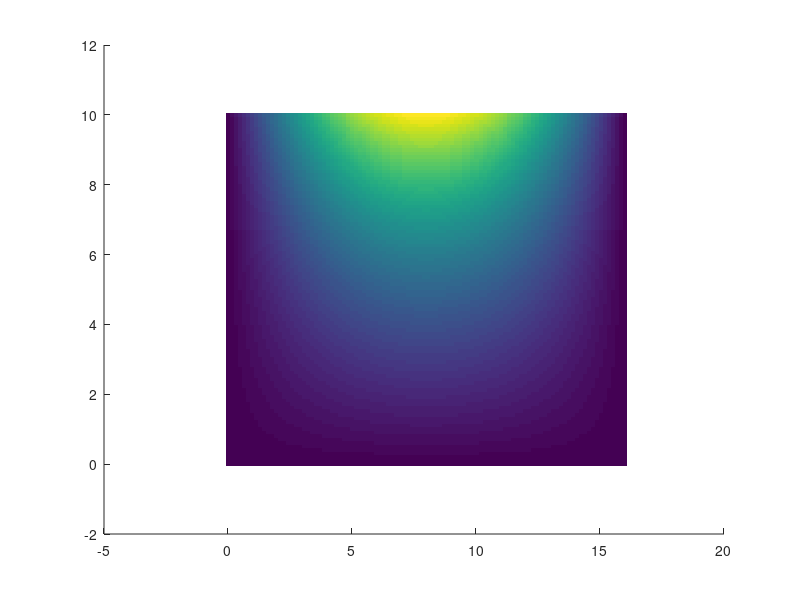

MATLAB code for this plot: (Note: this script raises an error after producing the figure.)
function analytical_solution(a_cm, b_cm, V_0, N_x, N_y)
% ANALYTICAL_SOLUTION  Plot the analytical solution of the scalar electric
% potential in a rectangular covered trough with Dirichlet boundary
% conditions.
%
% DESCRIPTION:
%   This function computes and plots the electric scalar potential 
%   Phi_e(x, y) governed by Laplace's equation in a rectangular a x b
%   cross-section metallic tube ('covered trough'). Three sides are held at
%   zero potential, and the top face is excited with a sinusoidal voltage
%   profile.
%
%   The solution is derived using the method of separation of variables.
%
% SYNTAX:
%   analytical_solution(a_cm, b_cm, V_0, N_x, N_y)
%
% INPUTS:
%   a_cm  - Width of the trough in centimeters [cm]
%   b_cm  - Height of the trough in centimeters [cm]
%   V_0   - Maximum voltage at the top boundary [V]
%   N_x   - Number of grid points along the y-axis used for plotting
%   N_y   - Number of grid points along the x-axis used for plotting
%
% NOTES:
%   If no inputs are provided, the function uses default values:
%     a_cm = 16 cm, b_cm = 10 cm, V_0 = 8 V, N_x = 100, N_y = 100
%
% EXAMPLE:
%   analytical_solution(16, 10, 8, 100, 100)
%   analytical_solution()  % Uses default values
%
% AUTHOR:
%   Guilherme S. Rosa - Last modified: 2025-09-15

%% Default parameters if no inputs are given
if nargin < 5
    a_cm = 16;   % Width [cm]
    b_cm = 10;   % Height [cm]
    V_0 = 8;     % Max voltage [V]
    N_x = 100;    % Points for plotting along y
    N_y = 100;    % Points for plotting along x
end

% Convert dimensions to meters
cm = 1e-2;
a = a_cm * cm;
b = b_cm * cm;

% Grid generation
x = linspace(0, a, N_y);
y = linspace(0, b, N_x);
[X, Y] = meshgrid(x, y);

% Analytical potential (method of separation of variables)
Phi_e = @(x, y) V_0 ./ sinh(pi/a * b) .* sin(pi/a .* x) .* sinh(pi/a .* y);
Phi_e_mesh = Phi_e(X, Y);

% Plotting
figure;
hold on;

% 2D color map
imagesc(x/cm, y/cm, Phi_e_mesh);  % transpose to match axes
set(gca,'YDir','normal');         % correct Y-axis direction
colormap(parula);
clim([0 V_0]);                    % set color limits from 0 to V_0

% Overlay dashed contour lines with labels
[C, h] = contour(X/cm, Y/cm, Phi_e_mesh, 0:1:V_0, 'k--', 'LineWidth', 1);
clabel(C, h, 'FontSize', 16, 'LabelSpacing', 300, 'Interpreter', 'latex');

xlabel('Position $x$ (cm)', 'Interpreter', 'LaTeX');
ylabel('Position $y$ (cm)', 'Interpreter', 'LaTeX');
title('Electric scalar potential $\Phi_e$ (V)', 'Interpreter', 'LaTeX');
axis equal;
colorbar('TickLabelInterpreter', 'latex');
grid on;
box on;
xticks(linspace(0, a, 5) ./ cm);
yticks(linspace(0, b, 5) ./ cm);

% Apply formatting
format_fig();

end

%% Helper function for figure formatting
function format_fig()
    % Apply consistent figure formatting for IEEE
    scale = 2;

    % Set figure size to IEEE single-column dimensions (8.85 x 4 cm)
    set(gcf, 'Units', 'centimeters', 'Position', 2.*[1 1 8.85 4]);

    % Update all font sizes and interpreters
    set(findall(gcf, '-property', 'FontSize'), 'FontSize', 8*scale);
    set(findall(gcf, '-property', 'Interpreter'), 'Interpreter', 'LaTeX');
    set(findall(gca, '-property', 'FontSize'), 'FontSize', 8*scale);
    set(findall(gca, '-property', 'Interpreter'), 'Interpreter', 'LaTeX');
    set(findall(gcf, 'type', 'text'), 'FontSize', 8*scale);

    % Use LaTeX for tick labels
    set(gca, 'TickLabelInterpreter', 'latex');
    set(gca, 'LooseInset', [0.05 0.05 0.05 0.05]);
end
